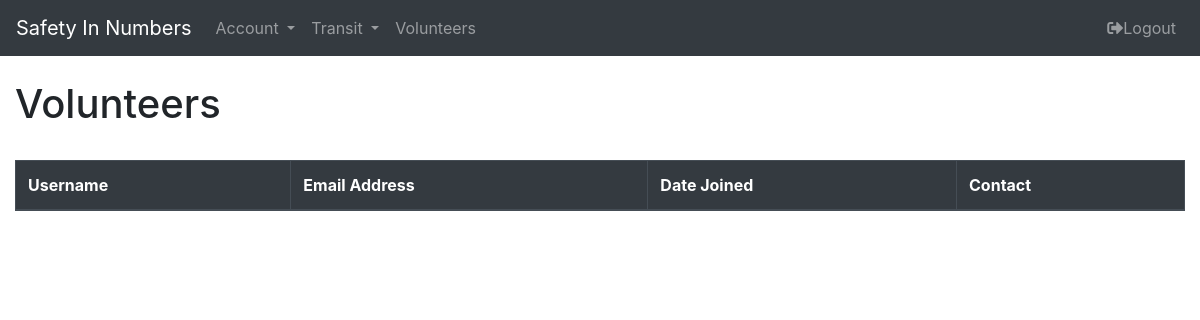
The app's page /volunteers/ (signed in), older data.
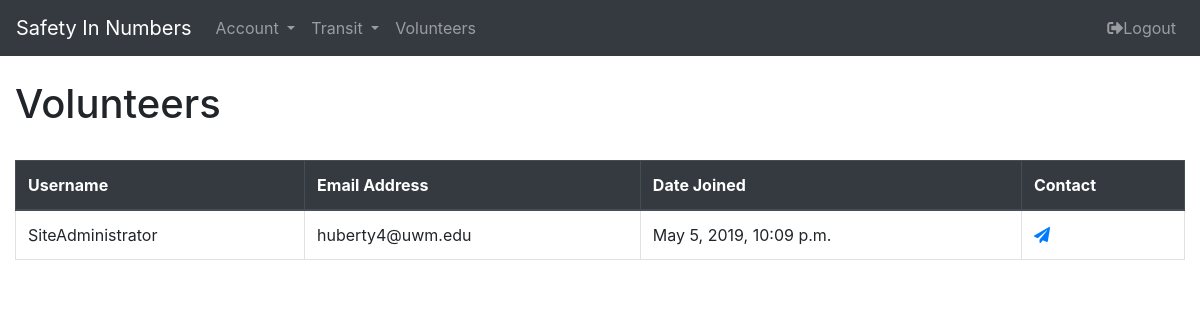
The same page, newer data.
### safety_in_numbers/models.py (models this page shows)
class SafetyInUser(AbstractUser):
    is_volunteer = models.BooleanField(default=False)
    telephone = models.CharField(max_length=15, blank=True, null=True)
    AbstractUser._meta.get_field('email').blank = False

### safety_in_numbers/views.py (the view)
# urls.py: url(r'^volunteers/', Volunteers.as_view(), name='volunteers'),
@method_decorator(login_required, name='dispatch')
class Volunteers(ListView):
    template_name = 'volunteers/volunteers.html'
    context_object_name = 'volunteers'
    def get_queryset(self):
        try:
            volunteers = SafetyInUser.objects.filter(is_volunteer=True)
            try:
                volunteers.exclude(id=self.request.user.id)
            finally:
                return volunteers
        except SafetyInUser.DoesNotExist:
            return None

### templates/volunteers/volunteers.html
{% extends 'base.html' %}
{% block content %}
      <br/>
    <h1>Volunteers</h1>
      <br/>
    <table class="table table-bordered">
        <thead class="table thead-dark">
        <tr>
            <th scope="col">Username</th>
            <th scope="col">Email Address</th>
            <th scope="col">Date Joined</th>
            <th scope="col">Contact</th>
        </tr>
        </thead>
        <tbody>
        {% for u in volunteers %}
                    <tr class="table table-hover">
                        <td>{{ u.username }}</td>
                        <td>{{ u.email }}</td>
                        <td>{{ u.date_joined }}</td>
                        <td><a href="{% url 'contact_volunteer' u.id %}"><i class="fas fa-paper-plane"></i></a></td>
                    </tr>
        {% endfor %}
        </tbody>
    </table>
{% endblock content %}

Row changes from the older to the newer data that the page shows:
now on this page (row edited): SafetyInUser: username "SiteAdministrator", email "huberty4@uwm.edu", date_joined "May 5, 2019, 10:09 p.m."
